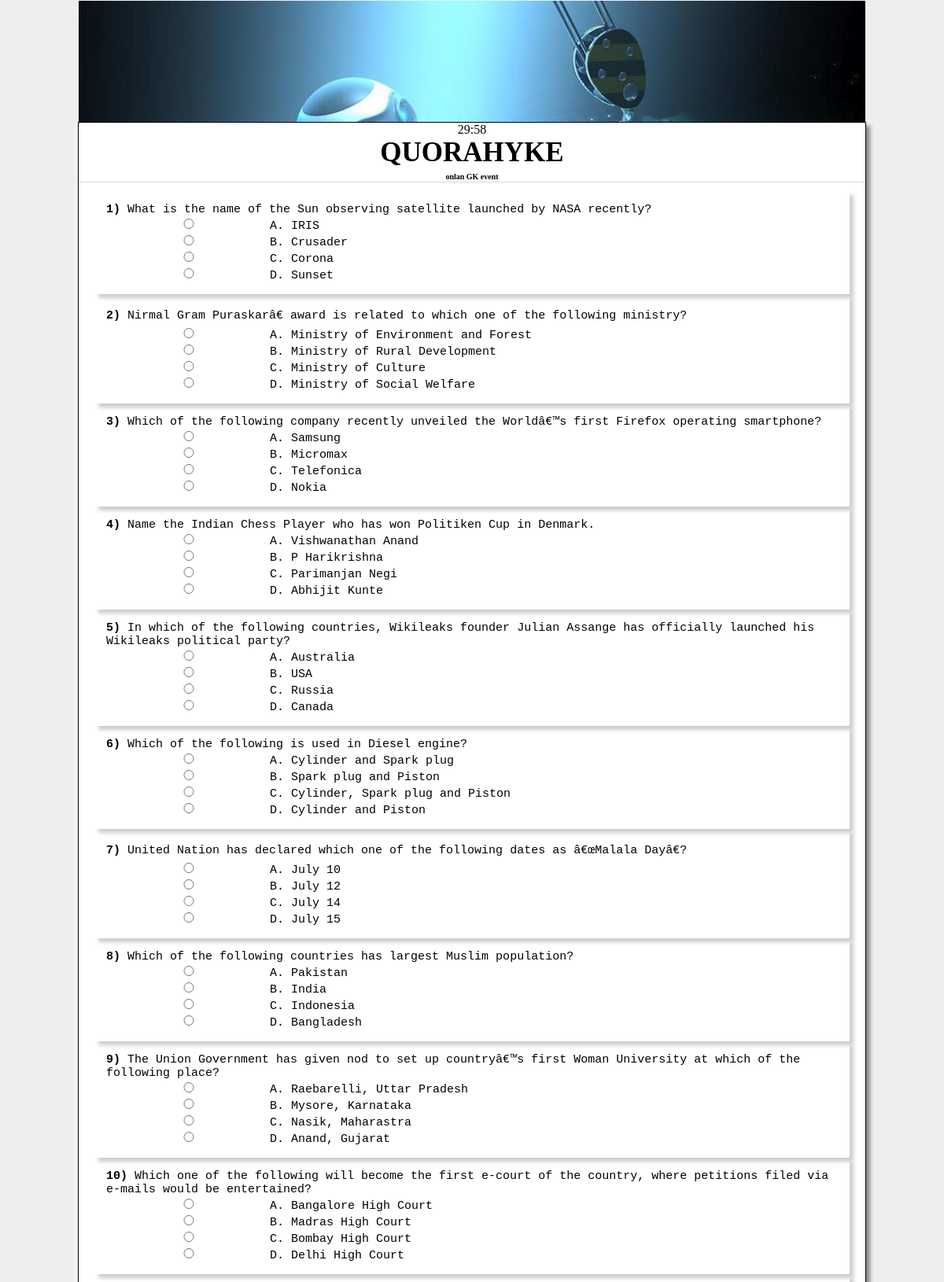
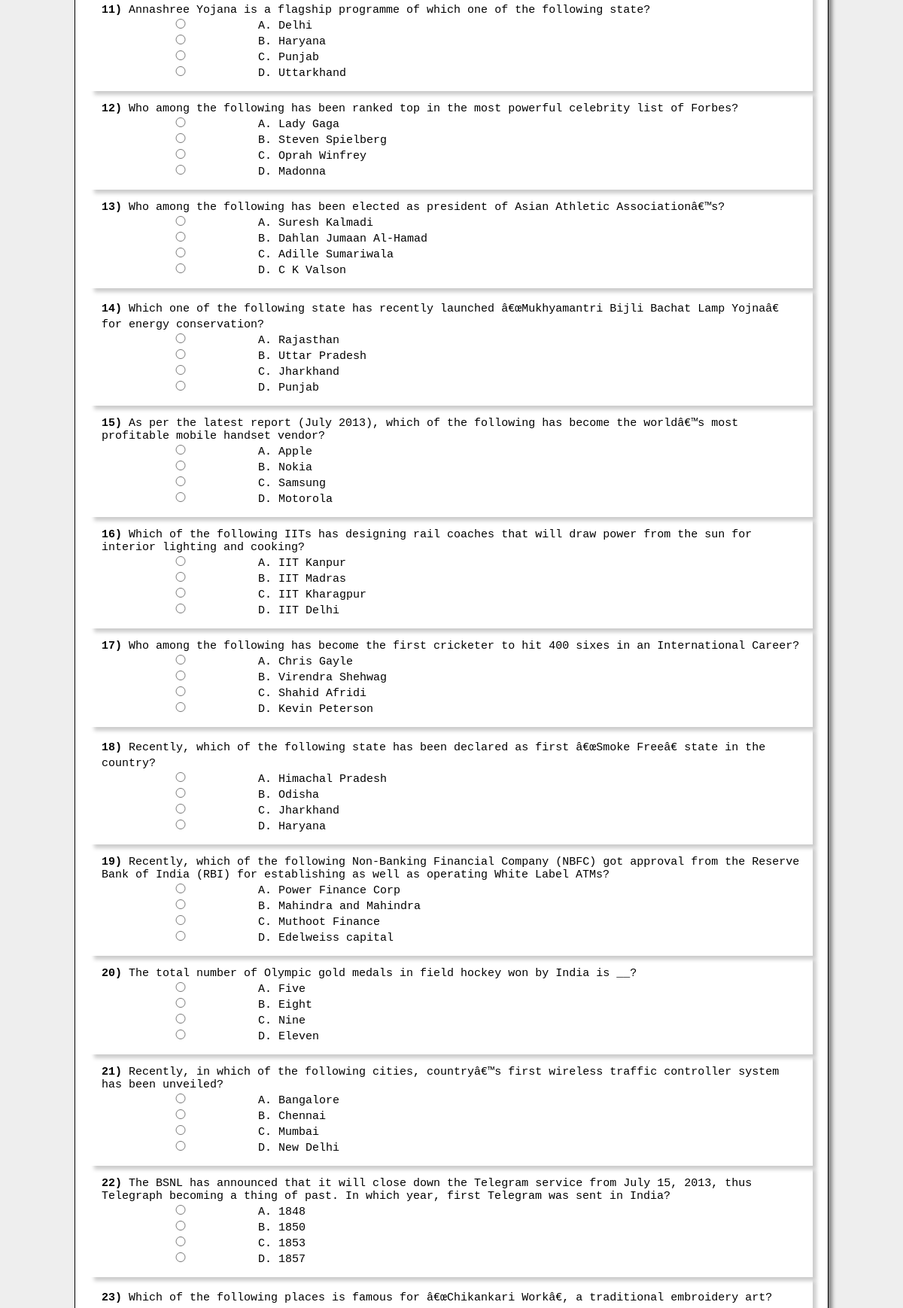
Screenshot of /test1.php (signed in, upper part) with the database file from the repository (2 pictures, top to bottom).
### tables this page shows
CREATE TABLE IF NOT EXISTS `test1ques` (
  `qid` int(11) NOT NULL AUTO_INCREMENT,
  `question` text NOT NULL,
  `opt1` text NOT NULL,
  `opt2` text NOT NULL,
  `opt3` text NOT NULL,
  `opt4` text NOT NULL,
  `correct_ans` text NOT NULL,
  `isdeleted` tinyint(1) NOT NULL DEFAULT '1',
  PRIMARY KEY (`qid`)
);

### test1.php (the view, shortened to what this page needs)
?><!DOCTYPE html PUBLIC "-//W3C//DTD XHTML 1.0 Transitional//EN" "http://www.w3.org/TR/xhtml1/DTD/xhtml1-transitional.dtd">
<html xmlns="http://www.w3.org/1999/xhtml">
<head>
<link href="css/css.css" rel="stylesheet" type="text/css" media="all"/>
</head>
<body class="backgnd" oncontextmenu="return false;">
<div align="center">
<div class="header_background"><div class="header"></div></div>
<div class="testbacktest" >
<div id="timer"></div>
<p style="text-shadow:#900; font-family:Space Age; font-size:35px; margin-top:0px;  align="center"><strong>QUORAHYKE</strong></p>
<p style="font-family:Dekers_light; font-size:10px; margin-top:-30px; border-bottom-style:inset; align="center"><strong>onlan GK event</strong></p>
<?php
$sql= 'select * from test1ques where isdeleted=1 order by rand()' ;
$qur=mysql_query($sql);
echo '<form action="calculate.php?sname='.$_SESSION['sname'].'" method="post" name="form">';
$i=1;
while($row=mysql_fetch_array($qur))
{
   echo '<table border="0" width="960" height="auto" cellpadding="0" cellspacing="0" class="ques_ser">';
   echo '<tr>';
       echo '<td>';echo '<strong>'.$i.')</strong>  '.$row['question']; echo  '</td>';
   echo '</tr>';
   echo '<tr>';
	   echo '<td>';echo '<input type="radio" name="option'.$row['qid'].'" value="'.$row['opt1'].'">'.'A. '.$row['opt1']; echo '</td>';
   echo '</tr>';
   echo '<tr>';
	   echo '<td>';echo '<input type="radio" name="option'.$row['qid'].'" value="'.$row['opt2'].'">'.'B. '.$row['opt2']; echo '</td>';
   echo '</tr>';
    echo '<tr>';
	   echo '<td>';echo '<input type="radio" name="option'.$row['qid'].'" value="'.$row['opt3'].'">'.'C. '.$row['opt3']; echo '</td>';
   echo '</tr>';
   echo '<tr>';
	   echo '<td>';echo '<input type="radio" name="option'.$row['qid'].'" value="'.$row['opt4'].'">'.'D. '.$row['opt4']; echo '</td>';
   echo '</tr>';
   echo '</table>';
   $i++;
}
   echo '</form>';
?>
</div>
</div>
</body>
</html>

### css/css.css (style rules this page uses)
.header { margin-top:-7px; width:1000px; height:154px; background-image:url(../images/header1.jpg); }
table td { float:none; }
.testbacktest { margin-top:0px; border:#000 1px solid; border-radius:0px; background-color:#FFF; width:1000px; height:auto; -moz-box-shadow: 5px 5px 5px #888; -webkit-box-shadow: 5px 5px 5px #888; box-shadow: 5px 5px 5px #888; margin-bottom:0px; }
.backgnd { background-color:#eee; }
input { border:#ccc solid 1px; border-radius:5px; padding:5px; width:200px; }
.ques_ser { font-family:"Courier New", Courier, monospace; font-size:15px; padding:15px; box-shadow:5px 5px 5px #ccc; }

### rows the page displays
test1ques: question "What is the name of the Sun observing satellite launched by NASA recently?", opt1 "IRIS", opt2 "Crusader", opt3 "Corona", opt4 "Sunset"
test1ques: question "Nirmal Gram Puraskarâ€ award is related to which one of the following ministry?", opt1 "Ministry of Environment and Forest", opt2 "Ministry of Rural Development", opt3 "Ministry of Culture", opt4 "Ministry of Social Welfare"
test1ques: question "Which of the following company recently unveiled the Worldâ€™s first Firefox operating smartphone?", opt1 "Samsung", opt2 "Micromax", opt3 "Telefonica", opt4 "Nokia"
test1ques: question "Name the Indian Chess Player who has won Politiken Cup in Denmark.", opt1 "Vishwanathan Anand", opt2 "P Harikrishna", opt3 "Parimanjan Negi", opt4 "Abhijit Kunte"
test1ques: question "In which of the following countries, Wikileaks founder Julian Assange has officially launched his Wikileaks political party?", opt1 "Australia", opt2 "USA", opt3 "Russia", opt4 "Canada"
test1ques: question "Which of the following is used in Diesel engine?", opt1 "Cylinder and Spark plug", opt2 "Spark plug and Piston", opt3 "Cylinder, Spark plug and Piston", opt4 "Cylinder and Piston"
test1ques: question "United Nation has declared which one of the following dates as â€œMalala Dayâ€?", opt1 "July 10", opt2 "July 12", opt3 "July 14", opt4 "July 15"
test1ques: question "Which of the following countries has largest Muslim population?", opt1 "Pakistan", opt2 "India", opt3 "Indonesia", opt4 "Bangladesh"
test1ques: question "The Union Government has given nod to set up countryâ€™s first Woman University at which of the following place?", opt1 "Raebarelli, Uttar Pradesh", opt2 "Mysore, Karnataka", opt3 "Nasik, Maharastra", opt4 "Anand, Gujarat"
test1ques: question "Which one of the following will become the first e-court of the country, where petitions filed via e-mails would be entertained?", opt1 "Bangalore High Court", opt2 "Madras High Court", opt3 "Bombay High Court", opt4 "Delhi High Court"
test1ques: question "Annashree Yojana is a flagship programme of which one of the following state?", opt1 "Delhi", opt2 "Haryana", opt3 "Punjab", opt4 "Uttarkhand"
test1ques: question "Who among the following has been ranked top in the most powerful celebrity list of Forbes?", opt1 "Lady Gaga", opt2 "Steven Spielberg", opt3 "Oprah Winfrey", opt4 "Madonna"
test1ques: question "Who among the following has been elected as president of Asian Athletic Associationâ€™s?", opt1 "Suresh Kalmadi", opt2 "Dahlan Jumaan Al-Hamad", opt3 "Adille Sumariwala", opt4 "C K Valson"
test1ques: question "Which one of the following state has recently launched â€œMukhyamantri Bijli Bachat Lamp Yojnaâ€ for energy conservation?", opt1 "Rajasthan", opt2 "Uttar Pradesh", opt3 "Jharkhand", opt4 "Punjab"
test1ques: question "As per the latest report (July 2013), which of the following has become the worldâ€™s most profitable mobile handset vendor?", opt1 "Apple", opt2 "Nokia", opt3 "Samsung", opt4 "Motorola"
test1ques: question "Which of the following IITs has designing rail coaches that will draw power from the sun for interior lighting and cooking?", opt1 "IIT Kanpur", opt2 "IIT Madras", opt3 "IIT Kharagpur", opt4 "IIT Delhi"
test1ques: question "Who among the following has become the first cricketer to hit 400 sixes in an International Career?", opt1 "Chris Gayle", opt2 "Virendra Shehwag", opt3 "Shahid Afridi", opt4 "Kevin Peterson"
test1ques: question "Recently, which of the following state has been declared as first â€œSmoke Freeâ€ state in the country?", opt1 "Himachal Pradesh", opt2 "Odisha", opt3 "Jharkhand", opt4 "Haryana"
test1ques: question "Recently, which of the following Non-Banking Financial Company (NBFC) got approval from the Reserve Bank of India (RBI) for establishing as well as operating White Label ATMs?", opt1 "Power Finance Corp", opt2 "Mahindra and Mahindra", opt3 "Muthoot Finance", opt4 "Edelweiss capital"
test1ques: question "The total number of Olympic gold medals in field hockey won by India is __?", opt1 "Five", opt2 "Eight", opt3 "Nine", opt4 "Eleven"
test1ques: question "Recently, in which of the following cities, countryâ€™s first wireless traffic controller system has been unveiled?", opt1 "Bangalore", opt2 "Chennai", opt3 "Mumbai", opt4 "New Delhi"
test1ques: question "The BSNL has announced that it will close down the Telegram service from July 15, 2013, thus Telegraph becoming a thing of past. In which year, first Telegram was sent in India?", opt1 "1848", opt2 "1850", opt3 "1853", opt4 "1857"
test1ques: question "Which of the following places is famous for â€œChikankari Workâ€, a traditional embroidery art?"
